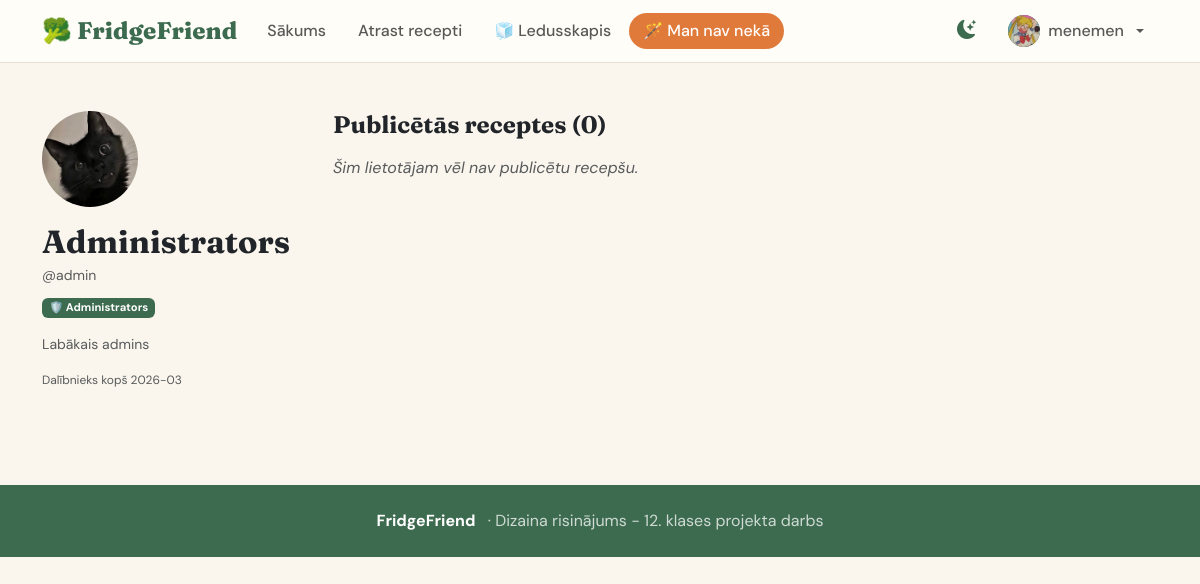
The app's page /lietotajs/admin (signed in) with its own data.
### tables this page shows
CREATE TABLE users (
            id            INTEGER PRIMARY KEY AUTOINCREMENT,
            username      TEXT    UNIQUE NOT NULL,
            email         TEXT    UNIQUE NOT NULL,
            password_hash TEXT    NOT NULL,
            display_name  TEXT,
            bio           TEXT,
            profile_pic   TEXT,
            is_admin      INTEGER DEFAULT 0,
            created_at    TEXT    DEFAULT CURRENT_TIMESTAMP
        );

### app.py (the view)
@app.route('/lietotajs/<username>')
def publiskais_profils(username):
    profile_user = users.get_by_username(username)
    if not profile_user:
        flash('Lietotājs nav atrasts.', 'danger')
        return redirect(url_for('sakums'))
    user_recipes = [r for r in recipes.get_by_user(profile_user['id']) if r['is_public']]
    return render_template('publiskais_profils.html', profile_user=profile_user, user_recipes=user_recipes)

### app.py (called while the page is built)
def get_current_user():
    if 'user_id' in session:
        return users.get_by_id(session['user_id'])
    return None

@app.context_processor
def inject_user():
    return dict(current_user=get_current_user())

### models.py (called while the page is built)
    def connect(self):
        conn = sqlite3.connect(self.path)
        conn.row_factory = sqlite3.Row
        conn.execute("PRAGMA foreign_keys = ON")
        return conn

    def fetchone(self, sql, params=()):
        conn = self.connect()
        try:
            return conn.execute(sql, params).fetchone()
        finally:
            conn.close()

    def fetchall(self, sql, params=()):
        conn = self.connect()
        try:
            return conn.execute(sql, params).fetchall()
        finally:
            conn.close()

    def get_by_id(self, uid):
        return self.db.fetchone("SELECT * FROM users WHERE id=?", (uid,))

    def get_by_username(self, username):
        return self.db.fetchone("SELECT * FROM users WHERE username=?", (username,))

    def get_by_user(self, user_id):
        return self.db.fetchall(
            """SELECT r.*,
                      (SELECT COUNT(*) FROM recipe_likes WHERE recipe_id=r.id) as like_count
               FROM recipes r WHERE r.created_by=?
               ORDER BY r.created_at DESC""", (user_id,)
        )

### templates/publiskais_profils.html (shortened to what this page needs)
{% extends "base.html" %}
{% block content %}
<div class="container-xl py-5">
  <div class="row g-5">
    <div class="col-md-4 col-lg-3 text-center text-md-start">
      <div class="profile-avatar-lg mx-auto mx-md-0 mb-3">
        {% if profile_user.profile_pic %}<img src="{{ url_for('static', filename='uploads/avatars/'+profile_user.profile_pic) }}" alt="">
        {% else %}{{ (profile_user.display_name or profile_user.username)[0].upper() }}{% endif %}
      </div>
      <h2 class="ff-display fw-bold mb-1">{{ profile_user.display_name or profile_user.username }}</h2>
      <div class="text-muted small mb-2">@{{ profile_user.username }}</div>
      {% if profile_user.is_admin %}<span class="badge badge-official mb-2">🛡️ Administrators</span>{% endif %}
      {% if profile_user.bio %}<p class="text-muted small mt-2">{{ profile_user.bio }}</p>{% endif %}
      <div class="text-muted" style="font-size:.75rem">Dalībnieks kopš {{ profile_user.created_at[:7] if profile_user.created_at else '—' }}</div>
    </div>
    <div class="col-md-8 col-lg-9">
      <h4 class="ff-display fw-bold mb-3">Publicētās receptes ({{ user_recipes|length }})</h4>
      {% if not user_recipes %}
      <p class="text-muted fst-italic">Šim lietotājam vēl nav publicētu recepšu.</p>
      {% endif %}
    </div>
  </div>
</div>
{% endblock %}

### templates/base.html (shortened to what this page needs)
<!DOCTYPE html>
<html lang="lv" data-bs-theme="light">
<head>
  <link href="https://cdn.jsdelivr.net/npm/bootstrap@5.3.3/dist/css/bootstrap.min.css" rel="stylesheet">
  <link href="https://cdn.jsdelivr.net/npm/bootstrap-icons@1.11.3/font/bootstrap-icons.min.css" rel="stylesheet">
  <link rel="stylesheet" href="{{ url_for('static', filename='style.css') }}">
</head>
<body class="page-fade">
<nav class="navbar navbar-expand-lg sticky-top">
  <div class="container-xl">
    <a class="navbar-brand" href="{{ url_for('sakums') }}">🥦 FridgeFriend</a>
    <div class="collapse navbar-collapse" id="navMenu">
      <ul class="navbar-nav me-auto gap-1">
        <li class="nav-item">
          <a class="nav-link {% if request.endpoint=='sakums' %}active{% endif %}" href="{{ url_for('sakums') }}">Sākums</a>
        </li>
        <li class="nav-item">
          <a class="nav-link {% if request.endpoint in ['sastavdalas','receptes','recepte'] %}active{% endif %}" href="{{ url_for('sastavdalas') }}">Atrast recepti</a>
        </li>
        <li class="nav-item">
          <a class="nav-link {% if request.endpoint=='mans_ledusskapis' %}active{% endif %}" href="{{ url_for('mans_ledusskapis') }}">🧊 Ledusskapis</a>
        </li>
        <li class="nav-item">
          <a class="nav-link btn-orange {% if request.endpoint=='mann_nav' %}active{% endif %}" href="{{ url_for('mann_nav') }}">🪄 Man nav nekā</a>
        </li>
      </ul>
      <ul class="navbar-nav align-items-center gap-2">
        <li class="nav-item">
          <button id="darkToggle" title="Tumšais/gaišais režīms">
            <i class="bi bi-moon-stars-fill" id="darkIcon"></i>
          </button>
        </li>
        {% if current_user %}
        <li class="nav-item dropdown">
          <a class="nav-link dropdown-toggle d-flex align-items-center gap-2" href="#" data-bs-toggle="dropdown">
            <div class="nav-avatar">
              {% if current_user.profile_pic %}
                <img src="{{ url_for('static', filename='uploads/avatars/' + current_user.profile_pic) }}" alt="">
              {% else %}
                {{ (current_user.display_name or current_user.username)[0].upper() }}
              {% endif %}
            </div>
            <span class="d-none d-lg-inline">{{ current_user.display_name or current_user.username }}</span>
          </a>
        </li>
        {% else %}
        <li class="nav-item"><a class="nav-link" href="{{ url_for('login') }}">Pieslēgties</a></li>
        <li class="nav-item"><a class="btn btn-primary btn-sm btn-pill px-3" href="{{ url_for('register') }}">Reģistrēties</a></li>
        {% endif %}
      </ul>
    </div>
  </div>
</nav>
{% block content %}{% endblock %}
<footer class="py-4 mt-5">
  <div class="container-xl text-center">
    <strong class="text-white">FridgeFriend</strong>
    <span class="ms-2">·  Dizaina risinājums - 12. klases projekta darbs </span>
  </div>
</footer>
</body>
</html>

### static/style.css (style rules this page uses)
:root { --ff-green: #3D6B4F; --ff-green-light: #5A8C6A; --ff-green-pale: #E8F0EB; --ff-orange: #E07A3A; --ff-orange-pale: #FEF0E6; --ff-cream: #FAF6EE; --ff-border: #E8E0D5; --bs-primary: #3D6B4F; --bs-primary-rgb: 61,107,79; --bs-body-font-family: 'DM Sans', sans-serif; --bs-body-bg: #FAF6EE; }
.ff-display { font-family: 'Fraunces', serif; }
.navbar-brand { font-family: 'Fraunces', serif; font-size: 1.5rem; font-weight: 800; color: var(--ff-green) !important; }
.navbar { background: #fffdf7; border-bottom: 1.5px solid var(--ff-border); }
.nav-link { font-weight: 500; border-radius: 50px; padding: 6px 14px !important; transition: all .15s; }
.nav-link.btn-orange { background: var(--ff-orange); color: #fff !important; border-radius: 50px; }
.btn-orange { background: var(--ff-orange); border-color: var(--ff-orange); color: #fff; }
.profile-avatar-lg { width: 96px; height: 96px; border-radius: 50%; background: var(--ff-green); color: #fff; font-weight: 800; font-size: 2rem; display: flex; align-items: center; justify-content: center; overflow: hidden; }
.profile-avatar-lg img { width: 100%; height: 100%; object-fit: cover; }
.badge-official { background: var(--ff-green); color: #fff; font-size: .7rem; }
#darkToggle { cursor: pointer; font-size: 1.2rem; background: none; border: none; color: var(--ff-green); padding: 6px 10px; border-radius: 50px; }
footer { background: var(--ff-green); color: rgba(255,255,255,.75); }
.page-fade { animation: pageFade .3s ease; }
.nav-avatar { width: 32px; height: 32px; border-radius: 50%; background: var(--ff-green); color: #fff; font-weight: 700; font-size: .8rem; display: inline-flex; align-items: center; justify-content: center; overflow: hidden; }
.nav-avatar img { width: 100%; height: 100%; object-fit: cover; }

### records on screen
users: profile_pic (picture), display_name+username "menemen"
users: profile_pic (picture), display_name "Administrators", username "admin", bio "Labākais admins", created_at "2026-03"

### other values on screen
{{ user_recipes|length }} "0"
